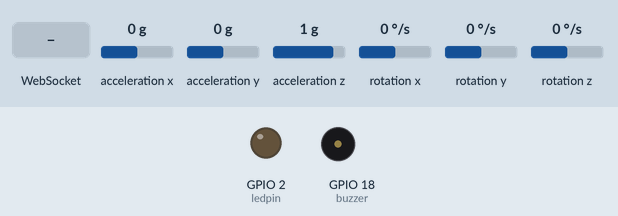
The sketch below on a simulated ESP32. Shown: output pins drawn as LEDs (lit = HIGH), buzzer (waves = sounding). The test bench sets the inputs (shaded band); at power-on: rotation z 0 °/s, acceleration z 1 g, acceleration x 0 g, acceleration y 0 g, rotation x 0 °/s, rotation y 0 °/s. WiFi joins after 1.5 s; servers stay silent unless stated; what the sketch prints to the serial monitor is not drawn.

Above: at 3.2 s.
3.3 s: rotation z set to -56 °/s
6.3 s: rotation z set to -63 °/s
9.3 s: WebSocket text "poweron" received
At 10.5 s:
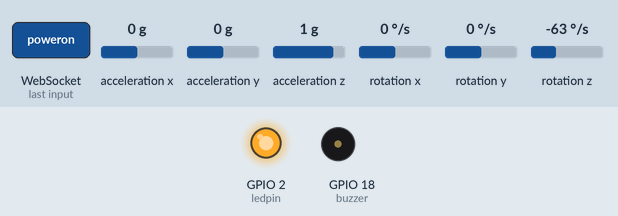
12.3 s: acceleration z set to -1.4 g
15.3 s: acceleration x set to -1.4 g
At 16.7 s:
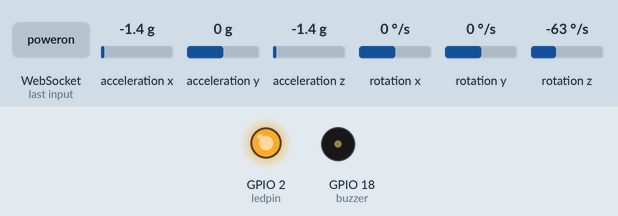
18.3 s: WebSocket text "poweroff" received
At 19.45 s:
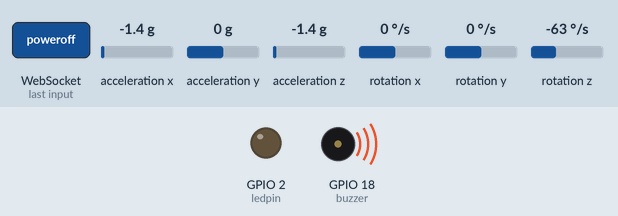
Timing chart, 0 to 21.8 s (numbered marks = the images above; inputs shaded):
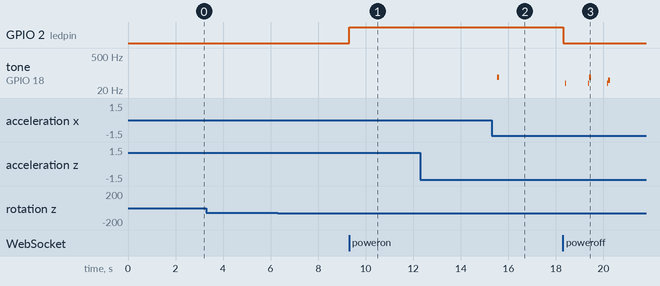

Measured:
- after the input at 9.3 s, GPIO 2 (ledpin): LOW → HIGH at once
- after the input at 15.3 s, tone on GPIO 18 (buzzer): silent → 67 Hz after 0.24 s, → silent 0.08 s later
- after the input at 18.3 s, GPIO 2 (ledpin): HIGH → LOW at once

The sketch:

wifi_manager_websocket_code_last.ino
```cpp
#include <Arduino.h>
#include <WiFiManager.h>
#include <WebSocketsServer.h>
#include <Wire.h>
#include "MPU6050_6Axis_MotionApps20.h"

#define ledpin 2
#define buzzer 18

WebSocketsServer webSocket = WebSocketsServer(81);
MPU6050 mpu;

const float alpha = 0.98; // Complementary filter constant
float roll, pitch, yaw;
uint8_t fifoBuffer[64];
Quaternion q;
VectorFloat gravity;
float ypr[3];

float accX, accY, accZ;
float gyroX, gyroY, gyroZ;
float dt = 0.050; // Adjust this value based on your loop time (in seconds)

void webSocketEvent(uint8_t num, WStype_t type, uint8_t *payload, size_t length) {
  String cmd = "";
  switch (type) {
    case WStype_DISCONNECTED:
      Serial.println("WebSocket is disconnected");
      break;
    case WStype_CONNECTED:
      Serial.println("WebSocket is connected");
      Serial.println(num);
      Serial.println(webSocket.remoteIP(num).toString());
      webSocket.sendTXT(num, "connected");
      break;
    case WStype_TEXT:
      cmd = "";
      for (int i = 0; i < length; i++) {
        cmd = cmd + (char)payload[i];
      }
      Serial.println(cmd);

      if (cmd == "poweron") {
        digitalWrite(ledpin, HIGH);
      } else if (cmd == "poweroff") {
        digitalWrite(ledpin, LOW);
      } else if (cmd == "getroll") {
        webSocket.sendTXT(num, "roll:" + String(ypr[2] * 180 / M_PI));
      } else if (cmd == "getpitch") {
        webSocket.sendTXT(num, "pich:" + String(ypr[1] * 180 / M_PI));
      } else if (cmd == "getyaw") {
        webSocket.sendTXT(num, "yaw:" + String(ypr[0] * 180 / M_PI));
      }

      webSocket.sendTXT(num, cmd + ":success");
      break;
    default:
      break;
  }
}

void setup() {
  Serial.begin(115200);
  pinMode(ledpin, OUTPUT);
  pinMode(buzzer, OUTPUT);

  Wire.begin();
  Wire.setClock(400000); // 400kHz I2C clock. Comment this line if having compilation difficulties

  mpu.dmpInitialize();

  // supply your own gyro offsets here, scaled for min sensitivity
  mpu.setXGyroOffset(220);
  mpu.setYGyroOffset(76);
  mpu.setZGyroOffset(-85);
  mpu.setZAccelOffset(1788); // 1688 factory default for my test chip

  // make sure it worked (returns 0 if so)

  // Calibration Time: generate offsets and calibrate our MPU6050
  mpu.CalibrateAccel(5);
  mpu.CalibrateGyro(5);
  mpu.PrintActiveOffsets();
  mpu.setDMPEnabled(true);
  //  mpu.dmpGetFIFOPacketSize();

  WiFiManager wifiManager;
  IPAddress staticIP(192, 168, 137, 16);
//  IPAddress staticIP(192, 168, 43, 16);
//  wifiManager.resetSettings();

  wifiManager.setSTAStaticIPConfig(staticIP, IPAddress(192, 168, 137, 1), IPAddress(255, 255, 255, 0));
//  wifiManager.setSTAStaticIPConfig(staticIP, IPAddress(192, 168, 43, 1), IPAddress(255, 255, 255, 0));

  if (!wifiManager.autoConnect("AutoConnectAP")) {
    Serial.println("Failed to connect and hit timeout");
    delay(3000);
    ESP.restart();
    delay(5000);
  }

  Serial.println("WiFi connected!");
  Serial.print("IP Address: ");
  Serial.println(WiFi.localIP());

  webSocket.begin();
  webSocket.onEvent(webSocketEvent);
  Serial.println("WebSocket is started");
}

void loop() {
  webSocket.loop();

  if (mpu.dmpGetCurrentFIFOPacket(fifoBuffer)) {
    mpu.dmpGetQuaternion(&q, fifoBuffer);
    mpu.dmpGetGravity(&gravity, &q);
    mpu.dmpGetYawPitchRoll(ypr, &q, &gravity);

    Serial.print(ypr[1] * 180 / M_PI); // y
    Serial.print(",");
    Serial.print(ypr[2] * 180 / M_PI); // p
    Serial.print(",");
    Serial.println(ypr[0] * 180 / M_PI); // r

    // Check if the angles are out of range and trigger the buzzer
    if ((ypr[0] * 180 / M_PI < -45) ||
        (ypr[2] * 180 / M_PI < -77)) {
      digitalWrite(buzzer, HIGH); // Turn on the buzzer
    } else {
      digitalWrite(buzzer, LOW); // Turn off the buzzer
    }
  }

  webSocket.broadcastTXT("ypr:" + String(ypr[1] * 180 / M_PI) + " , " + String(ypr[2] * 180 / M_PI) + " , " + String(ypr[0] * 180 / M_PI));
}
```
